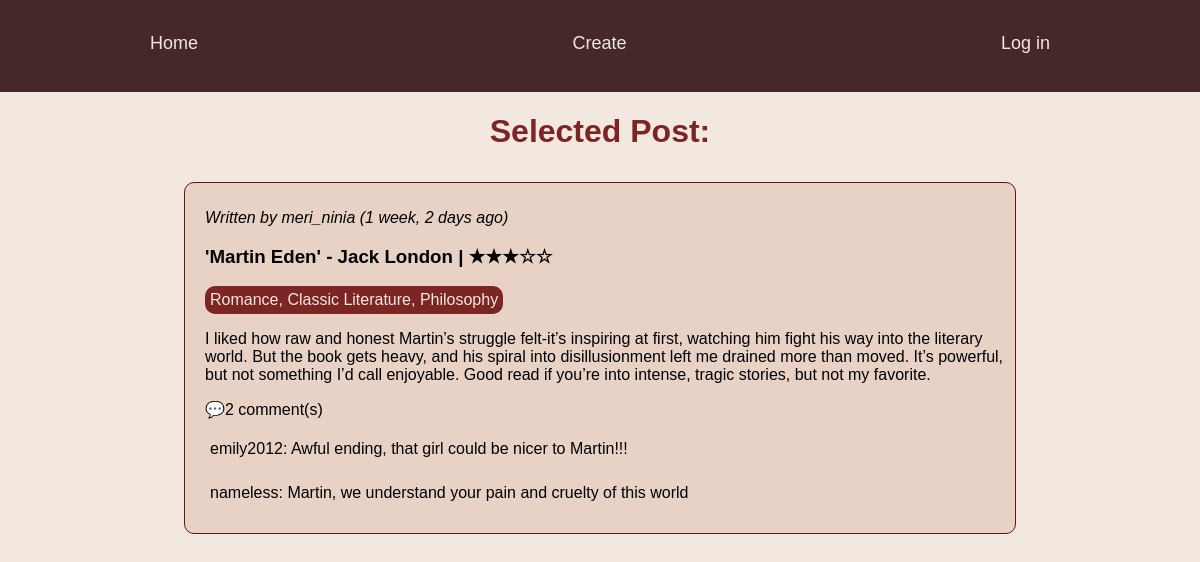
Before: /review/2/ with the older database file.
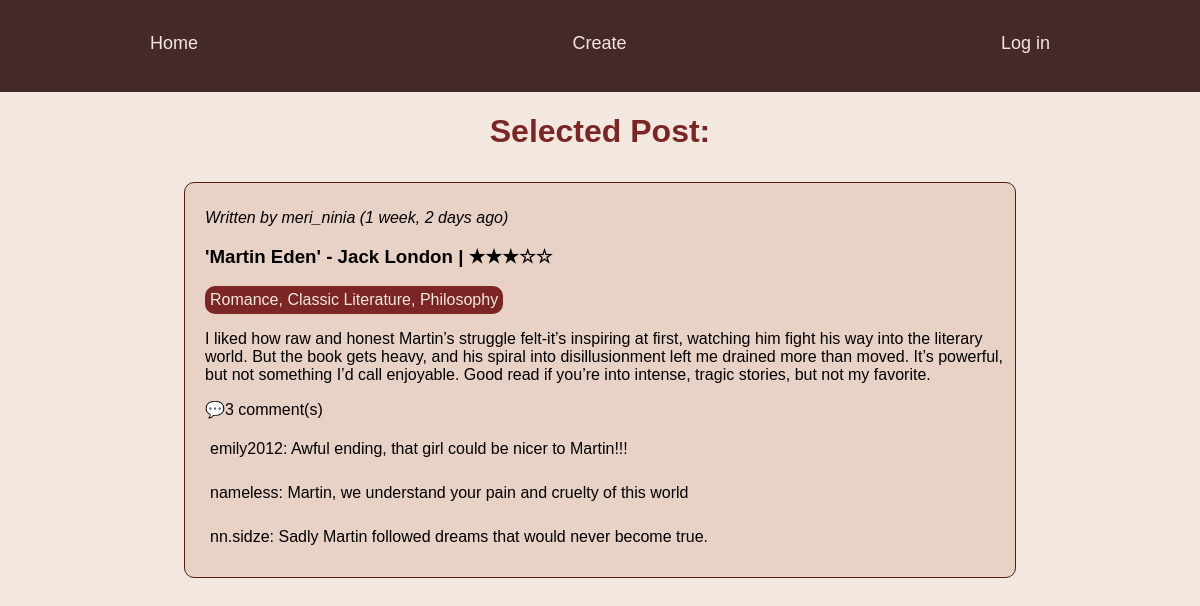
After: the same page with the newer database file.
### books/models.py (models this page shows, shortened)
class Genre(models.Model):
    genre_name = models.CharField(max_length=30, unique = True)

class Review(models.Model):
    user = models.ForeignKey(User, on_delete = models.CASCADE)
    book = models.ForeignKey(Book, on_delete = models.CASCADE)
    rating = models.IntegerField(
        default = 5,
        validators=[MinValueValidator(1), MaxValueValidator(5)]
    )
    def stars(self):
            return "★" * self.rating + "☆" * (5 - self.rating)
    content = models.TextField()
    created_at = models.DateTimeField(auto_now_add=True)

class Comment(models.Model):
    user = models.ForeignKey(User, on_delete = models.CASCADE)
    review_post = models.ForeignKey(Review, related_name = "comments", on_delete = models.CASCADE)
    comment = models.TextField()

class Book(models.Model):
    author = models.ForeignKey(Author, on_delete = models.CASCADE)
    title = models.CharField(max_length=200)
    genre = models.ManyToManyField(Genre)

class Author(models.Model):
    name = models.CharField(max_length=30)
    surname = models.CharField(max_length=30)
    def __str__(self):
        return f"{self.name} {self.surname}"

### users/models.py (models this page shows)
class User(AbstractUser):
    pass

### mysite/views.py (the view)
# urls.py: path('review/<int:review_id>/', details_page, name ="details"),
def details_page(request,review_id):
    try:
        review = models.Review.objects.get(id=review_id)
    except models.Review.DoesNotExist:
        return redirect("home")
    comments = models.Comment.objects.filter(review_post= review_id)
    context = {
        "review": review,
        "comments": comments,
    }
    return render(request, "details.html", context)

### templates/details.html (shortened to what this page needs)
{% load static %}
<!DOCTYPE html>
<html lang="en">
<head>
    <link rel="stylesheet" href="{% static 'css/style.css' %}">
</head>
<body>
    <div class = "main-container sticky-header">
            <div class = "menu-items">
                <a class="menu-item" href="{% url 'home' %}">Home</a>
                <p class="menu-item">Create</p>
                    {%if request.user.is_authenticated%}
                    <form method = "POST" action="{%url 'logout'%}">
                        {%csrf_token%}
                        <button class = "logout menu-item">Log out</button>
                    </form>
                    {%else%}
                        <a href="{%url 'login'%}" class= "menu-item">Log in</a>
                    {%endif%}
            </div>
    </div>
    <div class = "greeting">
        <h1>Selected Post:</h1>
    </div>
    <div class = "posts-container ">
            <div class = "post-style">
                <p><i>Written by {{review.user.username}} ({{review.created_at|timesince}} ago)</i></p>
                <h3>'{{review.book.title}}' - {{review.book.author}} | {{review.stars}}</h3>
                    <div class = "genres">
                            <div class ="genre">
                                {% for genre in review.book.genre.all %}
                                {{ genre.genre_name }}{% if not forloop.last %}, {% endif %}
                            {% endfor %}
                            </div>
                    </div>
                <p>{{review.content}}</p>
                <span class="comments-count">💬{{review.comments.all|length}} comment(s)</span>
                <div class="comment-section">
                        {%for comment in review.comments.all%}
                        <div class="comment-details">
                            <p class="comment-items">
                            {{comment.user.username}}:
                            {{comment.comment}}
                            </p>
                        </div>
                    {%endfor%}
                </div>
            </div>
    </div>
</body>
</html>

Changed rows visible on the page:
computed for Review "Martin Eden": comments.all|length "2" → "3"
added Comment: user.username "nn.sidze", comment "Sadly Martin followed dreams that would never become true."
